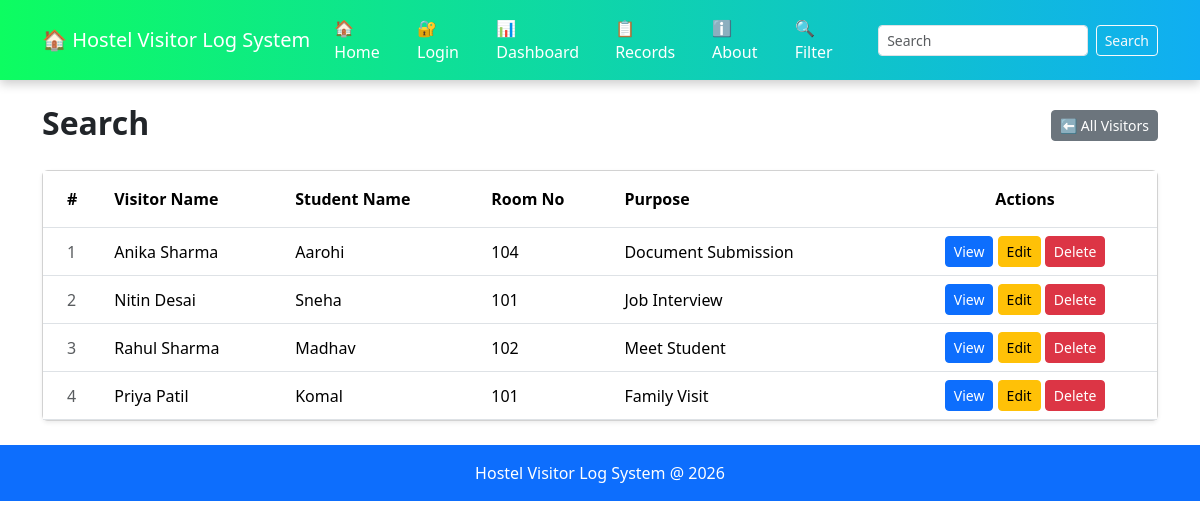
Before: /search with the older database file.
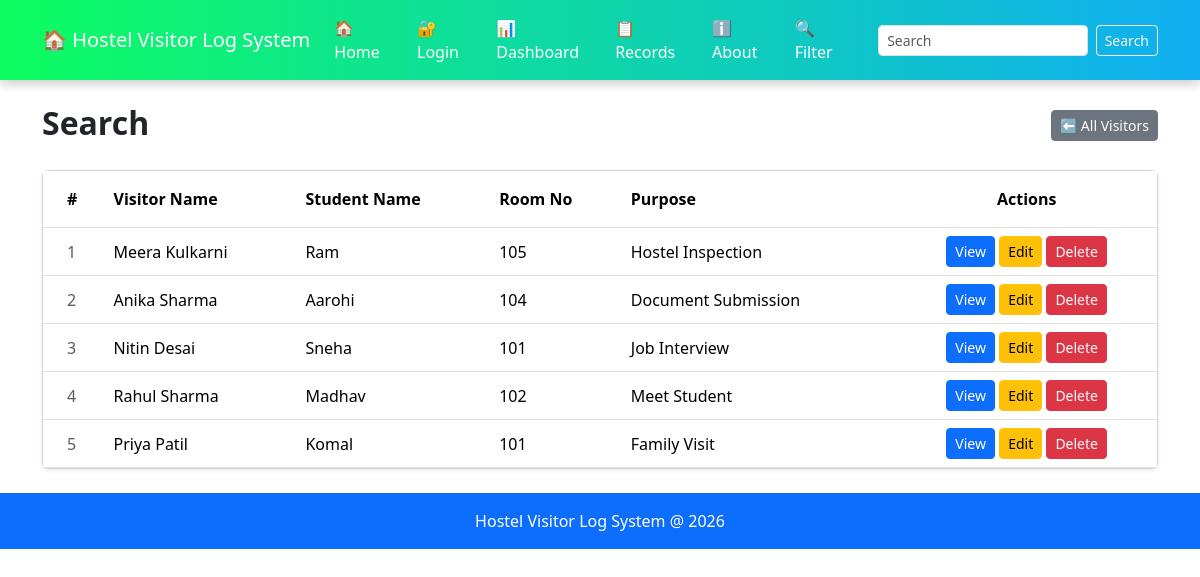
After: the same page with the newer database file.
### tables this page shows
CREATE TABLE visitors(
        id INTEGER PRIMARY KEY AUTOINCREMENT,
        visitor_name TEXT NOT NULL,
        student_name TEXT NOT NULL,
        room_no TEXT NOT NULL,
        purpose TEXT NOT NULL
    );

### app.py (the view)
@app.route("/search")
def search():
    q = request.args.get('q','')
    conn = get_db()
    if q:
        visitors = conn.execute('''SELECT * FROM visitors
                                WHERE visitor_name LIKE ?
                                OR student_name LIKE ?
                                OR room_no LIKE ?''',
                                (f'%{q}%', f'%{q}%', f'%{q}%')).fetchall()
    else:
        visitors = conn.execute('SELECT * FROM visitors ORDER BY id DESC').fetchall()
    conn.close()
    return render_template("search.html", visitors=visitors, query=q)

### app.py (called while the page is built)
def get_db():
    conn = sqlite3.connect("Database.db")
    conn.row_factory = sqlite3.Row
    return conn

### templates/search.html (shortened to what this page needs)
{% extends "base.html" %}
{% block content %}
<div class="d-flex justify-content-between align-items-center mb-4">
    <h2 class = "fw-bold mb-1">Search</h2>
    <a href = "/search" class = "btn btn-secondary btn-sm">
         ⬅️ All Visitors
        </a>
</div>
{% if visitors %}
<div class="card shadow-sm">
    <div class="card-body p-0">
        <div class="table-responsive">
            <table class="table table-hover mb-0">
                <thead style="background-color: #1e3a5f; color:white;">
                    <tr>
                        <th class="py-3 ps-4">#</th>
                        <th class="py-3"> Visitor Name</th>
                        <th class="py-3">Student  Name</th>
                        <th class="py-3">Room No</th>
                        <th class="py-3">Purpose</th>
                        <th class="py-3 text-center">Actions</th>
                    </tr>
                </thead>
                <tbody>
                    {% for visitor  in visitors %}
                    <tr class="align-middle">
                        <td class="ps-4 text-muted">
                            {{ loop.index }}</td>
                        <td>
                            {{ visitor.visitor_name }}
                        </td>
                        <td>
                            {{ visitor.student_name }}
                        </td>
                        <td>
                            {{ visitor.room_no }}
                        </td>
                        <td>
                            {{ visitor.purpose }}
                        </td>
                        <td class="text-center">
                            <a href="/view/{{ visitor.id }}" class="btn btn-sm btn-primary">View</a>
                            <a href="/edit_visitor/{{ visitor.id }}" class="btn btn-sm btn-warning">Edit</a>
                            <a href="/delete/{{ visitor.id }}" class="btn btn-sm btn-danger">Delete</a>
                        </td>
                    </tr>
                    {% endfor %}
                </tbody>
            </table>
        </div>
    </div>
</div>
    </body>
</html>
{% endif %}
{% endblock %}

Changed rows visible on the page:
added visitors: visitor_name "Meera Kulkarni", student_name "Ram", room_no "105", purpose "Hostel Inspection"
